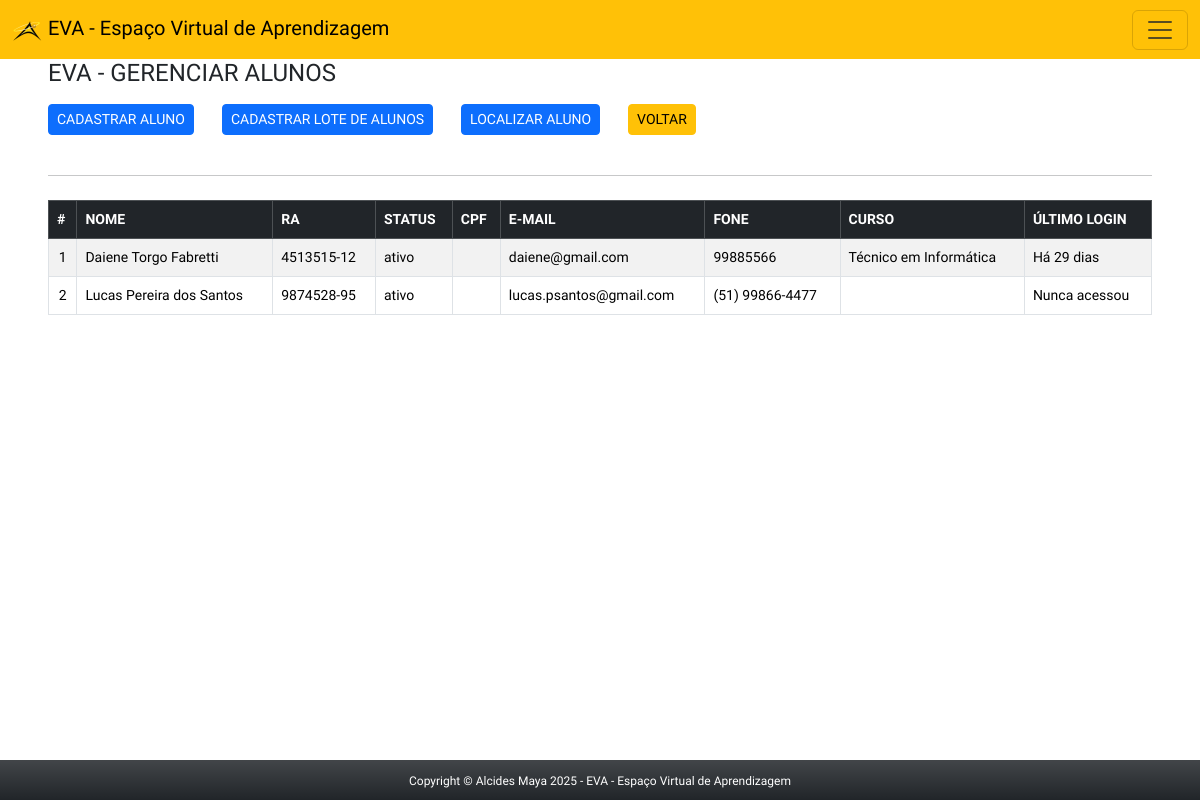
The page /app/view/adminAlunos.php (signed in) on the database its author committed.
### tables this page shows
CREATE TABLE `alunos` (
  `id_aluno` int(11) NOT NULL,
  `nome_aluno` varchar(90) NOT NULL,
  `status_aluno` varchar(10) NOT NULL DEFAULT 'ativo',
  `avatar` varchar(90) NOT NULL DEFAULT 'avatar.png',
  `ra` varchar(15) NOT NULL,
  `cpf` varchar(15) DEFAULT NULL,
  `email` varchar(90) NOT NULL,
  `fone` varchar(15) NOT NULL,
  `curso_id` tinyint(1) DEFAULT NULL,
  `data_criado` timestamp NOT NULL DEFAULT CURRENT_TIMESTAMP,
  `data_editado` timestamp NOT NULL DEFAULT CURRENT_TIMESTAMP ON UPDATE CURRENT_TIMESTAMP
);

CREATE TABLE `cursos` (
  `id_curso` int(11) NOT NULL,
  `nome_curso` varchar(100) NOT NULL,
  `quem_editou` varchar(60) NOT NULL,
  `data_criado` timestamp NOT NULL DEFAULT CURRENT_TIMESTAMP,
  `data_editado` timestamp NOT NULL DEFAULT CURRENT_TIMESTAMP ON UPDATE CURRENT_TIMESTAMP
);

CREATE TABLE `usuarios` (
  `id_usuario` int(11) NOT NULL,
  `username` varchar(30) NOT NULL,
  `senha` varchar(128) DEFAULT '7B00348CD926B12509E4326E7E1AA6BC23C59D3621D0A9EC902E09A01C692ED6',
  `nivel` tinyint(1) DEFAULT '1',
  `email` varchar(90) NOT NULL,
  `avatar` varchar(128) DEFAULT 'avatar.png',
  `ultimo_login` timestamp NULL DEFAULT NULL,
  `data_criado` timestamp NOT NULL DEFAULT CURRENT_TIMESTAMP,
  `data_editado` timestamp NOT NULL DEFAULT CURRENT_TIMESTAMP ON UPDATE CURRENT_TIMESTAMP
);

### app/config/connect.php (called while the page is built, shortened)
<?php
abstract class Connect {
    private $servidor = 'localhost';
    private $user = 'root';
    private $pass = 'usbw';
    private $banco = 'eva';
    private function connect() {
        $this->conn = new PDO("mysql:host=$this->servidor;dbname=$this->banco", $this->user, $this->pass);
    }
}
?>

### app/model/aluno.php (called while the page is built, shortened)
<?php
require_once '../config/connect.php';
class Aluno extends Connect {
    private $tabela = 'alunos';
        public function consultarAlunos() {
        $sql = "SELECT a.nome_aluno, a.ra, a.status_aluno, a.email, a.cpf, a.fone, c.nome_curso, u.ultimo_login
                FROM $this->tabela AS a
                LEFT JOIN usuarios AS u ON a.email = u.email
                LEFT JOIN cursos AS c ON c.id_curso = a.curso_id
                ORDER BY u.ultimo_login DESC";
        $stmt = $this->conn->prepare($sql);
        $stmt->execute();
        return $stmt->fetchAll(PDO::FETCH_ASSOC);
    }
}
?>

### app/view/adminAlunos.php (the view, shortened to what this page needs)
<?php
        if(isset($_SESSION['logado']) && $_SESSION['logado'] == true && $_SESSION['nivel'] >= 3 ){
?>
<!DOCTYPE html>
<html lang="pt-br">
<head>
    <link rel="stylesheet" href="css/style.css">
</head>
<body>
<div class="container-full">
      <?php require_once 'headerAdmin.php'; ?>
        <section class="container-fluid px-5 main bg-white">
            <h4 class="mb-3"> EVA - GERENCIAR ALUNOS</h4>
            <button type="button" class="btn btn-sm btn-primary" data-bs-toggle="modal" data-bs-target="#cadAluno">
                CADASTRAR ALUNO
            </button>
            <button type="button" class="btn btn-sm btn-primary ms-4" data-bs-toggle="modal" data-bs-target="#cadLote">
                CADASTRAR LOTE DE ALUNOS
            </button>
            <button type="button" class="btn btn-sm btn-primary ms-4" data-bs-toggle="modal" data-bs-target="#localiza">
                LOCALIZAR ALUNO
            </button>
            <a href="indexAdmin.php" class="btn btn-sm btn-warning ms-4">VOLTAR</a>
            <br>&nbsp;
            <hr class="pt-1 pb-1">
            <table class="table table-bordered table-striped">
                <thead class="table-dark">
                    <tr>
                        <th>
                            #
                        </th>
                        <th>
                            NOME
                        </th>
                        <th>
                            RA
                        </th>
                        <th>
                            STATUS
                        </th>
                        <th>
                            CPF
                        </th>
                        <th>
                            E-MAIL
                        </th>
                        <th>
                            FONE
                        </th>
                        <th>
                            CURSO
                        </th>
                        <th>
                            ÚLTIMO LOGIN
                        </th>
                    </tr>
                </thead>
                <tbody>
                <?php
                      $aluno = new Aluno();
                      $consulta = $aluno->consultarAlunos();
                        $i = 1;
                      foreach($consulta as $linha){
                          $nome = $linha['nome_aluno'];
                          $ra = $linha['ra'];
                          $status = $linha['status_aluno'];
                          $cpf = $linha['cpf'];
                          $fone = $linha['fone'];
                          $email = $linha['email'];
                          $curso = $linha['nome_curso'];
                          $ultimo_login = $linha['ultimo_login'];
                          $timestampAtual = time();
                          echo"
                          <tr>
                              <td class='text-center'>". $i++ ."</td>
                              <td>$nome</td>
                              <td>$ra</td>";
                          if($status == 'inativo'){
                            echo "<td class='text-danger'>$status</td>";
                          }else{
                            echo "<td>$status</td>";
                          }
                          echo
                              "<td>$cpf</td>
                              <td>$email</td>
                              <td>$fone</td>
                              <td>$curso</td>";
                              $dataHoraUltimoLogin = $ultimo_login;
                              if (empty($dataHoraUltimoLogin)) {
                                  echo "<td>Nunca acessou</td>";
                              } else {
                                  $timestampLogin = strtotime($dataHoraUltimoLogin); ;
                                  $diferenca = $timestampAtual - $timestampLogin; ;
                                  if ($diferenca < 60) {
                                      echo "<td>Agora</td>";
                                  } elseif ($diferenca < 3600) {
                                      $minutos = floor($diferenca / 60);
                                      echo "<td>Há $minutos minutos</td>";
                                  } elseif ($diferenca < 86400) {
                                      $horas = floor($diferenca / 3600);
                                      echo "<td>Há $horas horas<br></td>";
                                  } else {
                                      $dias = floor($diferenca / 86400);
                                      echo "<td>Há $dias dias</td>";
                                  }
                              }
                  echo "</tr>";
                      }
                ?>
                </tbody>
            </table>
        </section>
        <?php require_once 'footer.php'; ?>
    </div>
</body>
</html>
<?php
    }else{
        header('Location: ../view/index.php');
    }
?>

### app/view/css/style.css (style rules this page uses)
body, * { font-family: 'Saira', sans-serif; font-optical-sizing: auto; font-style: normal; }
table { font-size: 14px; margin-bottom: 150px !important; }

### rows shown on the page
alunos: nome_aluno "Daiene Torgo Fabretti", ra "4513515-12", status_aluno "ativo", email "daiene@gmail.com", fone "99885566", curso.nome_curso "Técnico em Informática"
alunos: nome_aluno "Lucas Pereira dos Santos", ra "9874528-95", status_aluno "ativo", email "lucas.psantos@gmail.com", fone "(51) 99866-4477", shows "Nunca acessou"
